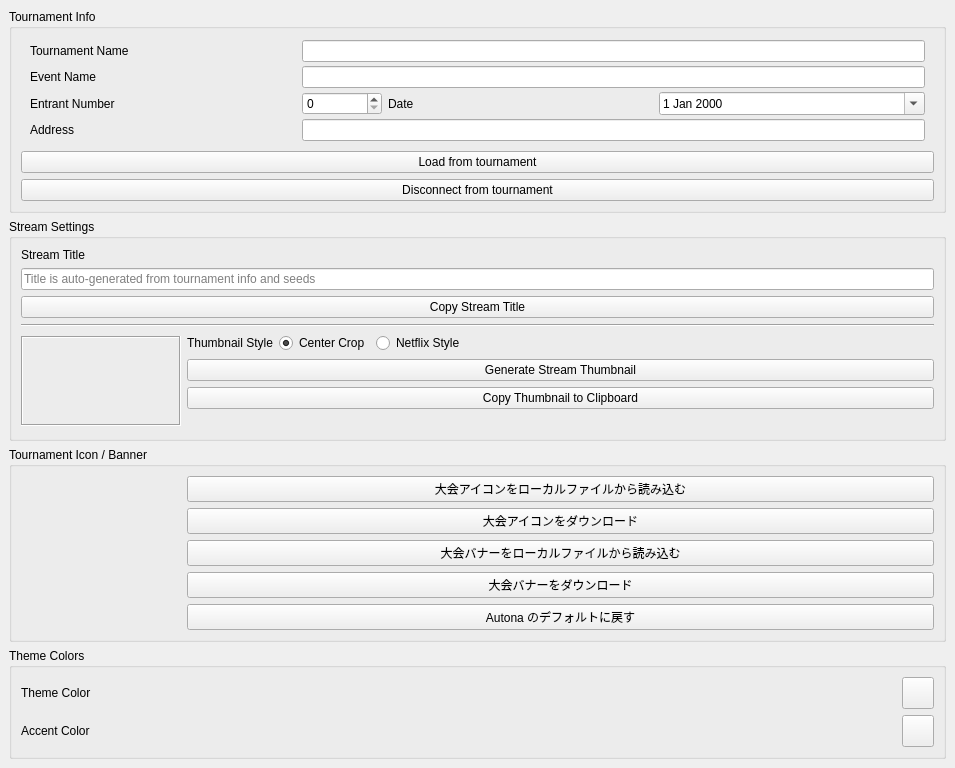
<?xml version="1.0" encoding="UTF-8"?>
<ui version="4.0">
 <class>DockWidget</class>
 <widget class="QDockWidget" name="DockWidget">
  <property name="geometry">
   <rect>
    <x>0</x>
    <y>0</y>
    <width>955</width>
    <height>603</height>
   </rect>
  </property>
  <property name="locale">
   <locale language="English" country="UnitedStates"/>
  </property>
  <property name="windowTitle">
   <string>Tournament Info</string>
  </property>
  <widget class="QWidget" name="dockWidgetContents">
   <property name="sizePolicy">
    <sizepolicy hsizetype="Preferred" vsizetype="Preferred">
     <horstretch>0</horstretch>
     <verstretch>0</verstretch>
    </sizepolicy>
   </property>
   <layout class="QVBoxLayout" name="verticalLayout">
    <item>
     <widget class="QGroupBox" name="groupBox_2">
      <property name="title">
       <string>Tournament Info</string>
      </property>
      <layout class="QVBoxLayout" name="verticalLayout_3">
       <item>
        <layout class="QGridLayout" name="gridLayout_2">
         <property name="sizeConstraint">
          <enum>QLayout::SetMaximumSize</enum>
         </property>
         <property name="leftMargin">
          <number>9</number>
         </property>
         <property name="topMargin">
          <number>2</number>
         </property>
         <property name="rightMargin">
          <number>9</number>
         </property>
         <property name="bottomMargin">
          <number>4</number>
         </property>
         <property name="verticalSpacing">
          <number>4</number>
         </property>
         <item row="0" column="0">
          <widget class="QLabel" name="label">
           <property name="text">
            <string>Tournament Name</string>
           </property>
          </widget>
         </item>
         <item row="0" column="1" colspan="3">
          <widget class="QLineEdit" name="tournamentName"/>
         </item>
         <item row="1" column="0">
          <widget class="QLabel" name="label_2">
           <property name="text">
            <string>Event Name</string>
           </property>
          </widget>
         </item>
         <item row="1" column="1" colspan="3">
          <widget class="QLineEdit" name="eventName"/>
         </item>
         <item row="2" column="0">
          <widget class="QLabel" name="label_3">
           <property name="text">
            <string>Entrant Number</string>
           </property>
          </widget>
         </item>
         <item row="2" column="1">
          <widget class="QSpinBox" name="numEntrants">
           <property name="maximum">
            <number>9999</number>
           </property>
           <property name="maximumSize">
            <size>
             <width>80</width>
             <height>16777215</height>
            </size>
           </property>
          </widget>
         </item>
         <item row="2" column="2">
          <widget class="QLabel" name="label_date">
           <property name="text">
            <string>Date</string>
           </property>
          </widget>
         </item>
         <item row="2" column="3">
          <widget class="QDateEdit" name="startAt">
           <property name="minimumDateTime">
            <datetime>
             <hour>0</hour>
             <minute>0</minute>
             <second>0</second>
             <year>2000</year>
             <month>1</month>
             <day>1</day>
            </datetime>
           </property>
           <property name="calendarPopup">
            <bool>true</bool>
           </property>
           <property name="minimumSize">
            <size>
             <width>160</width>
             <height>0</height>
            </size>
           </property>
          </widget>
         </item>
         <item row="3" column="0">
          <widget class="QLabel" name="label_4">
           <property name="text">
            <string>Address</string>
           </property>
          </widget>
         </item>
         <item row="3" column="1" colspan="3">
          <widget class="QLineEdit" name="address"/>
         </item>
        </layout>
       </item>
       <item>
        <widget class="QPushButton" name="btLoadInfoFromTournament">
         <property name="text">
          <string>Load from tournament</string>
         </property>
        </widget>
       </item>
       <item>
        <widget class="QPushButton" name="btClearInfo">
         <property name="text">
          <string>Disconnect from tournament</string>
         </property>
        </widget>
       </item>
      </layout>
     </widget>
    </item>
    <item>
     <widget class="QGroupBox" name="groupBoxStream">
      <property name="title">
       <string>Stream Settings</string>
      </property>
      <layout class="QVBoxLayout" name="verticalLayoutStream">
       <item>
        <widget class="QLabel" name="labelStreamTitle">
         <property name="text">
          <string>Stream Title</string>
         </property>
        </widget>
       </item>
       <item>
        <widget class="QLineEdit" name="streamTitleEdit">
         <property name="placeholderText">
          <string>Title is auto-generated from tournament info and seeds</string>
         </property>
        </widget>
       </item>
       <item>
        <widget class="QPushButton" name="btCopyStreamTitle">
         <property name="text">
          <string>Copy Stream Title</string>
         </property>
        </widget>
       </item>
       <item>
        <widget class="Line" name="streamSectionDivider">
         <property name="orientation">
          <enum>Qt::Horizontal</enum>
         </property>
        </widget>
       </item>
       <item>
        <layout class="QHBoxLayout" name="horizontalLayoutStreamThumb">
         <item>
          <widget class="QLabel" name="streamThumbPreview">
           <property name="sizePolicy">
            <sizepolicy hsizetype="Maximum" vsizetype="Maximum">
             <horstretch>0</horstretch>
             <verstretch>0</verstretch>
            </sizepolicy>
           </property>
           <property name="minimumSize">
            <size>
             <width>160</width>
             <height>90</height>
            </size>
           </property>
           <property name="maximumSize">
            <size>
             <width>160</width>
             <height>90</height>
            </size>
           </property>
           <property name="frameShape">
            <enum>QFrame::Box</enum>
           </property>
           <property name="frameShadow">
            <enum>QFrame::Sunken</enum>
           </property>
           <property name="text">
            <string/>
           </property>
           <property name="alignment">
            <set>Qt::AlignCenter</set>
           </property>
          </widget>
         </item>
         <item>
          <layout class="QVBoxLayout" name="verticalLayoutStreamThumb">
           <item>
            <layout class="QHBoxLayout" name="horizontalLayoutStreamStyle">
             <item>
              <widget class="QLabel" name="labelStreamThumbStyle">
               <property name="text">
                <string>Thumbnail Style</string>
               </property>
              </widget>
             </item>
             <item>
              <widget class="QRadioButton" name="rbStreamThumbCenter">
               <property name="text">
                <string>Center Crop</string>
               </property>
               <property name="checked">
                <bool>true</bool>
               </property>
              </widget>
             </item>
             <item>
              <widget class="QRadioButton" name="rbStreamThumbNetflix">
               <property name="text">
                <string>Netflix Style</string>
               </property>
              </widget>
             </item>
             <item>
              <spacer name="horizontalSpacerStreamStyle">
               <property name="orientation">
                <enum>Qt::Horizontal</enum>
               </property>
               <property name="sizeHint" stdset="0">
                <size>
                 <width>40</width>
                 <height>20</height>
                </size>
               </property>
              </spacer>
             </item>
            </layout>
           </item>
           <item>
            <widget class="QPushButton" name="btGenerateStreamThumbnail">
             <property name="text">
              <string>Generate Stream Thumbnail</string>
             </property>
            </widget>
           </item>
           <item>
            <widget class="QPushButton" name="btCopyStreamThumbnail">
             <property name="text">
              <string>Copy Thumbnail to Clipboard</string>
             </property>
            </widget>
           </item>
           <item>
            <widget class="QLabel" name="streamThumbPath">
             <property name="text">
              <string/>
             </property>
             <property name="wordWrap">
              <bool>true</bool>
             </property>
             <property name="textInteractionFlags">
              <set>Qt::TextSelectableByMouse</set>
             </property>
            </widget>
           </item>
          </layout>
         </item>
        </layout>
       </item>
      </layout>
     </widget>
    </item>
    <item>
     <widget class="QGroupBox" name="groupBoxMedia">
      <property name="title">
       <string>Tournament Icon / Banner</string>
      </property>
      <layout class="QHBoxLayout" name="horizontalLayoutMedia">
       <item>
        <layout class="QVBoxLayout" name="verticalLayoutMediaPreviews">
         <property name="spacing">
          <number>4</number>
         </property>
         <item>
          <widget class="QLabel" name="iconView">
           <property name="sizePolicy">
            <sizepolicy hsizetype="Fixed" vsizetype="Fixed">
             <horstretch>0</horstretch>
             <verstretch>0</verstretch>
            </sizepolicy>
           </property>
           <property name="minimumSize">
            <size>
             <width>60</width>
             <height>60</height>
            </size>
           </property>
           <property name="maximumSize">
            <size>
             <width>60</width>
             <height>60</height>
            </size>
           </property>
           <property name="frameShadow">
            <enum>QFrame::Sunken</enum>
           </property>
           <property name="text">
            <string/>
           </property>
           <property name="alignment">
            <set>Qt::AlignCenter</set>
           </property>
          </widget>
         </item>
         <item>
          <widget class="QLabel" name="bannerView">
           <property name="sizePolicy">
            <sizepolicy hsizetype="Fixed" vsizetype="Fixed">
             <horstretch>0</horstretch>
             <verstretch>0</verstretch>
            </sizepolicy>
           </property>
           <property name="minimumSize">
            <size>
             <width>160</width>
             <height>90</height>
            </size>
           </property>
           <property name="maximumSize">
            <size>
             <width>160</width>
             <height>90</height>
            </size>
           </property>
           <property name="frameShadow">
            <enum>QFrame::Sunken</enum>
           </property>
           <property name="text">
            <string/>
           </property>
           <property name="alignment">
            <set>Qt::AlignCenter</set>
           </property>
          </widget>
         </item>
         <item>
          <spacer name="verticalSpacerMediaPreviews">
           <property name="orientation">
            <enum>Qt::Vertical</enum>
           </property>
           <property name="sizeHint" stdset="0">
            <size>
             <width>20</width>
             <height>0</height>
            </size>
           </property>
          </spacer>
         </item>
        </layout>
       </item>
       <item>
        <layout class="QVBoxLayout" name="verticalLayoutMediaButtons">
         <item>
          <widget class="QPushButton" name="btLoadIconFile">
           <property name="text">
            <string>大会アイコンをローカルファイルから読み込む</string>
           </property>
          </widget>
         </item>
         <item>
          <widget class="QPushButton" name="btDownloadIcon">
           <property name="text">
            <string>大会アイコンをダウンロード</string>
           </property>
          </widget>
         </item>
         <item>
          <widget class="QPushButton" name="btLoadBannerFile">
           <property name="text">
            <string>大会バナーをローカルファイルから読み込む</string>
           </property>
          </widget>
         </item>
         <item>
          <widget class="QPushButton" name="btDownloadBanner">
           <property name="text">
            <string>大会バナーをダウンロード</string>
           </property>
          </widget>
         </item>
         <item>
          <widget class="QPushButton" name="btResetMediaToDefault">
           <property name="text">
            <string>Autona のデフォルトに戻す</string>
           </property>
          </widget>
         </item>
        </layout>
       </item>
      </layout>
     </widget>
    </item>
    <item>
     <widget class="QGroupBox" name="groupBox_3">
      <property name="title">
       <string>Theme Colors</string>
      </property>
      <layout class="QGridLayout" name="gridLayout_3">
       <item row="0" column="0">
        <widget class="QLabel" name="label_theme_color">
         <property name="text">
          <string>Theme Color</string>
         </property>
        </widget>
       </item>
       <item row="0" column="1">
        <widget class="QToolButton" name="btThemeColor">
         <property name="minimumSize">
          <size>
           <width>32</width>
           <height>32</height>
          </size>
         </property>
        </widget>
       </item>
       <item row="1" column="0">
        <widget class="QLabel" name="label_accent_color">
         <property name="text">
          <string>Accent Color</string>
         </property>
        </widget>
       </item>
       <item row="1" column="1">
        <widget class="QToolButton" name="btAccentColor">
         <property name="minimumSize">
          <size>
           <width>32</width>
           <height>32</height>
          </size>
         </property>
        </widget>
       </item>
      </layout>
     </widget>
    </item>
    <item>
     <spacer name="verticalSpacer">
      <property name="orientation">
       <enum>Qt::Vertical</enum>
      </property>
      <property name="sizeHint" stdset="0">
       <size>
        <width>20</width>
        <height>40</height>
       </size>
      </property>
     </spacer>
    </item>
   </layout>
  </widget>
 </widget>
 <resources/>
 <connections/>
</ui>
